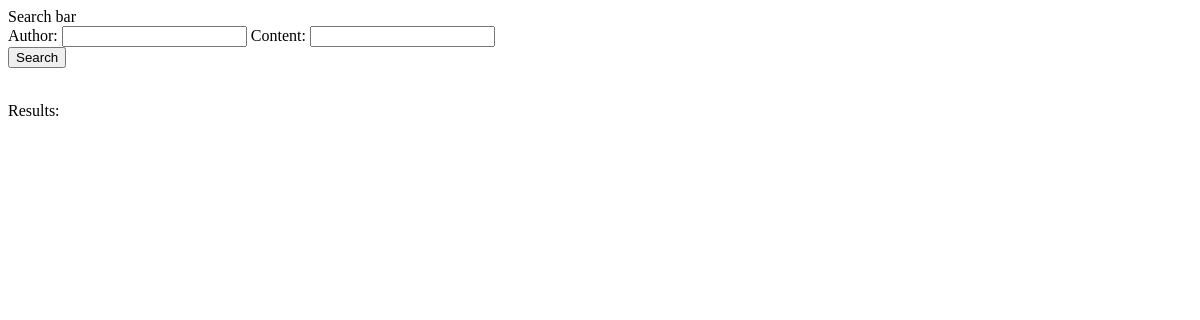
The app's page /results, older data.
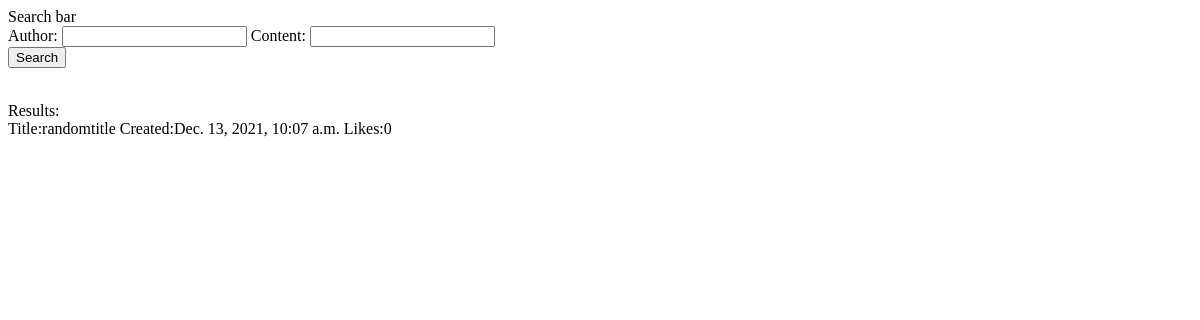
The same page, newer data.
### blog/models.py (models this page shows, shortened)
class Post(models.Model):
	user = models.ForeignKey(User, on_delete=models.CASCADE)
	title = models.CharField(max_length=128)
	content = models.TextField()
	datetime = models.DateTimeField(auto_now=True)
	likes = models.IntegerField(default=0)

### blog/views.py (the view)
# urls.py: path('results', views.results, name="results")
def results(request):
	if request.method == 'GET':
		post_results = Post.objects.all
		return render(request, 'results.html', {'results':post_results})

### blog/Templates/results.html (shortened to what this page needs)
<form action='/results' method='post'>
	<label for='user_id'>Author:</label>
	<input id='user_id' type='text' name='user_id'>
	<label for='content'>Content:</label>
	<input id='content' type='text' name='user_id'>
	<input type='submit' value='Search'>
</form>
Results:
{% for item in results %}
	Title:{{ item.title }} Created:{{ item.datetime }} Likes:{{ item.likes }}
{% endfor %}

Row changes from the older to the newer data that the page shows:
added Post: title "randomtitle", datetime "Dec. 13, 2021, 10:07 a.m.", likes "0"
